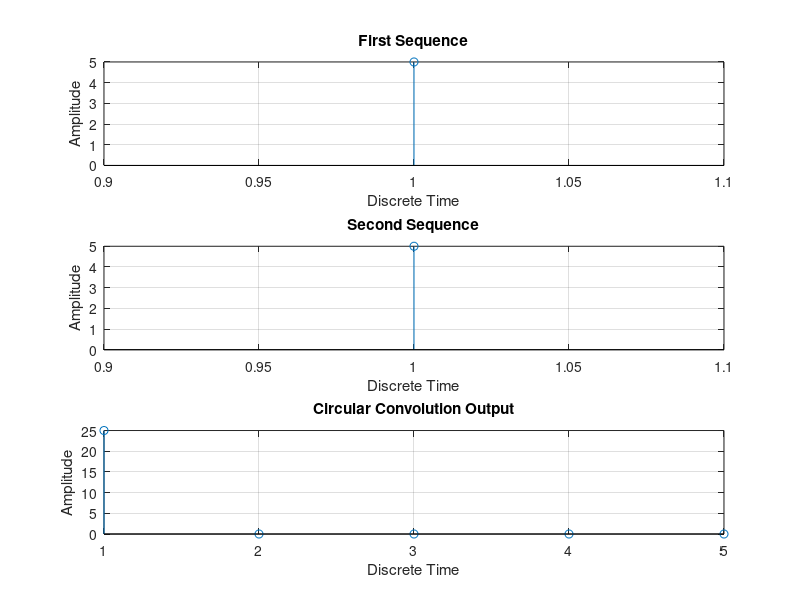

Source code (MATLAB):
%Matlab Program to find circular convolution 
%of the given sequences


clc
clear all
close all

x=input('Enter the first sequence')
h=input('Enter the second sequence')
N=input('Enter the length of circular convolution')

%Method 1
disp('Circular Convolution output sequence is')
y=cconv(x,h,N)%cconv is the matlab command to do circular convolution

%To plot the sequences
%Divide the figure window into 3 rows, 1 column
%And select the first position in that
subplot(3,1,1)
stem(x)
grid on
xlabel('Discrete Time')
ylabel('Amplitude')
title('First Sequence')

%Divide the figure window into 3 rows, 1 column
%And select the second position in that
subplot(3,1,2)
stem(h)
grid on
xlabel('Discrete Time')
ylabel('Amplitude')
title('Second Sequence')

%Divide the figure window into 3 rows, 1 column
%And select the third position in that
subplot(3,1,3)
stem(y)
grid on
xlabel('Discrete Time')
ylabel('Amplitude')
title('Circular Convolution Output')

%Method 2 : Frequency Domain Approach (Stockham's Method)
X=fft(x,N)
H=fft(h,N)
Y=X.*H
disp('Circular Convolution sequence using Frequency Domain Approach is')
y=ifft(Y)


